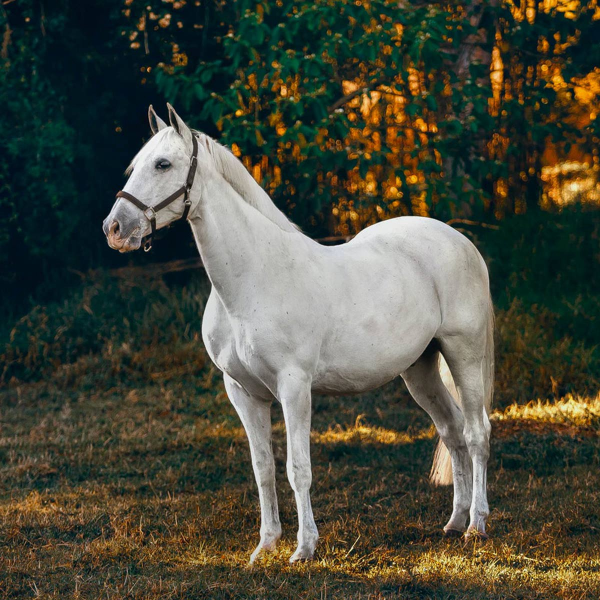
#> input picture trait_img/cheval.jpeg, 1200 x 1200 px, given in place of cheval.jpg, which was not available (shown at 1/2 size)
$ jupyter execute --allow-errors td.ipynb
#> lines starting #> are read from the running program, lines starting #| are printed output that depends on the picture; after the words box and inside, x2 and y2 are one past the last pixel; in counts of white or black regions, pixels touching at a corner belong together; pictures that were not available may be replaced by others from this repository, and a replacement may not be noted
[cell 1]
import numpy as np
import matplotlib.pyplot as sp
A = sp.imread("cheval.jpg")
#> A is the input picture: shape (1200, 1200, 3); mean R, G, B 72.6, 73.8, 59.9
B = A.copy()

[cell 2]
print("Exercice")
print("-----------Affichons la taille et le format-----------------------------")
print("la taille",np.product(A.shape))
#| la taille 4320000
print("le format", A.shape)
#| le format (1200, 1200, 3)
def getpixel(M,x,y):
    return tuple(M[x,y])
def putpixel(M,x,y,r,g,b):
    M[x,y,0] = r
    M[x,y,1] = g
    M[x,y,2] = b
print(getpixel(B,200,250))
#| (1, 21, 30)
putpixel(B,200,250,250,250,250)
#> in putpixel, `M[x,y,1] = g`: M: shape (1200, 1200, 3); mean R, G, B 72.6, 73.8, 59.9
#> in putpixel, `M[x,y,2] = b`: M: shape (1200, 1200, 3); mean R, G, B 72.6, 73.8, 59.9
#> (the rest of this cell did not finish here and is left out)

[cell 3]
import numpy as np
import matplotlib.pyplot as sp
def normaliser(A,vmax=255,vmin=0):
    return np.round((A-A.min())*((vmax-vmin)/(A.max()-A.min())) + vmin)
def egalisation(B,vmax=255,vmin=0):
    x,n=np.unique(B, return_counts=True)
    N = np.cumsum(n)
    B = (((vmax-vmin)/B.size)*np.interp(B, x, N)) + vmin
    return B
# [40 lines left out: functions functEgalisation, poolingmoyens, functPooling, not called in this run]

[cell 4]
#exercice 4
def mirroir(img):
    return np.concatenate(img,np.fliplr(img)) # our img[:,::-1:,:]

[cell 5]
cheval = sp.imread('cheval.jpg')
# [29 lines left out: functions rotation, rotations, cadre_noir_interieur, not called in this run]
def cadre_noir_exterieur(image, ep):
    img = np.zeros((image.shape[0]+2*ep,image.shape[1]+2*ep,image.shape[2]))
    img[:,:,:]
    x = img.shape[0]-ep
    y = img.shape[1]-ep
    img[ep:x,ep:y,:] = egalisation(image,1,0)
    return  img
print(cheval.shape)
#| (1200, 1200, 3)
sp.imshow(cadre_noir_exterieur(cheval,50))
#> in egalisation, `x,n=np.unique(B, return_counts=True)`: x = 256 values from 0 to 255; n = 256 values, max 158673 at index 0, min 89 at index 254, mean 16875
#> in egalisation, `N = np.cumsum(n)`: N = 256 values from 158673 to 4320000
#> in egalisation, `B = (((vmax-vmin)/B.size)*np.interp(B, x, N)) + vmin`:
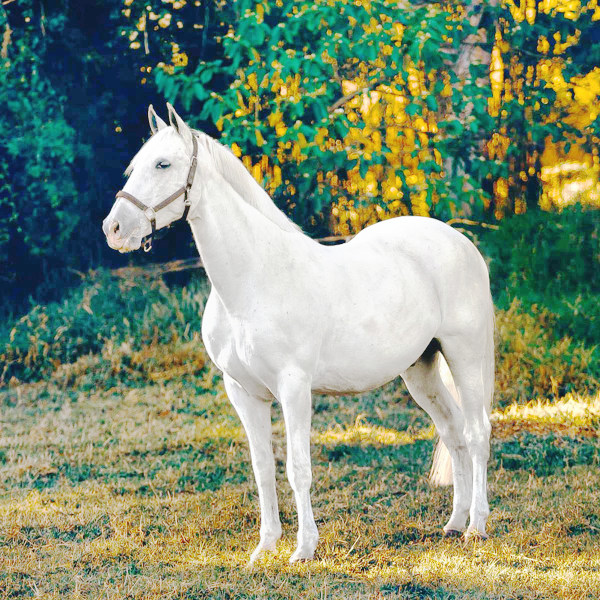
#> B: shape (1200, 1200, 3) float64 (shown at 1/2 size); mean R, G, B 0.499, 0.56, 0.455
#> in cadre_noir_exterieur, `img[ep:x,ep:y,:] = egalisation(image,1,0)`:
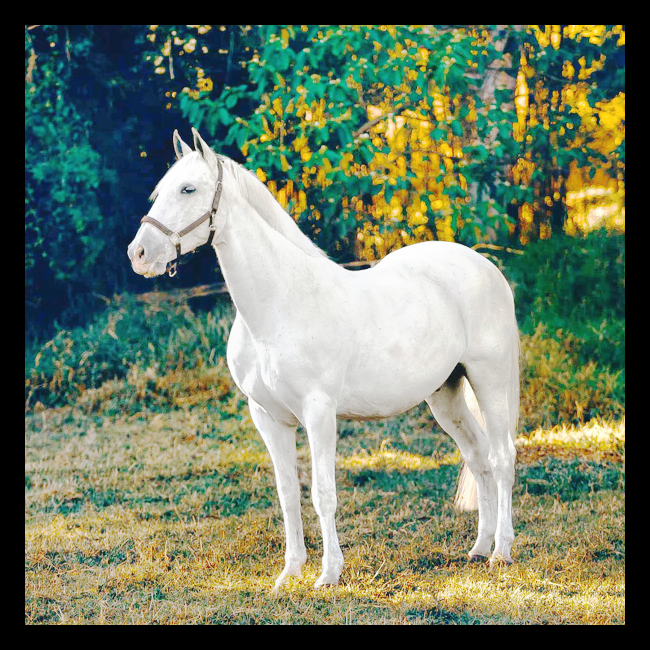
#> img: shape (1300, 1300, 3) float64 (shown at 1/2 size); mean R, G, B 0.425, 0.477, 0.388

[cell 6]
# [4 lines left out: function couche, not called in this run]
#> (the rest of this cell did not finish here and is left out)

#> (a cell that did not finish here is left out)

#> (a cell that did not finish here is left out)

#> (a cell that did not finish here is left out)

[cell 10]
N = np.zeros((200,400))
#> N: shape (200, 400) float64; every value is 0
N[:,200:]=1
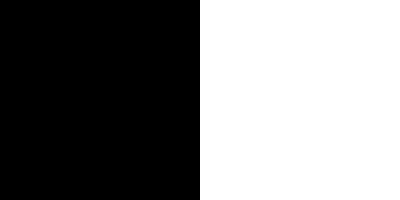
#> N: shape (200, 400) float64; values 0 (black) and 1 (white), 50% white; 1 white region, box (x1, y1, x2, y2) and area: (200, 0, 400, 200) 40000
sp.figure(figsize=(8,8))
def vertical(A):
    B = np.zeros((A.shape[0],A.shape[1]))
    for j in range(1, A.shape[1]-1):
        B[1:A.shape[0]-2,j] = A[1:A.shape[0]-2, j] - A[1:A.shape[0]-2,j-1]
    return B
H= np.zeros((20,40))
H[10:,:]=1

def horizontal(A):
    B = np.zeros((A.shape[0],A.shape[1]))
    for j in range(1, A.shape[0]-1):
        B[j,1:A.shape[1]-1] = A[j,1:A.shape[1]-1] - A[j-1,1:A.shape[1]-1]
    return B
def contourNaive(A):
    return np.sqrt(horizontal(A)**2 + vertical(A)**2)
sp.imshow(contourNaive(H),cmap='gray')
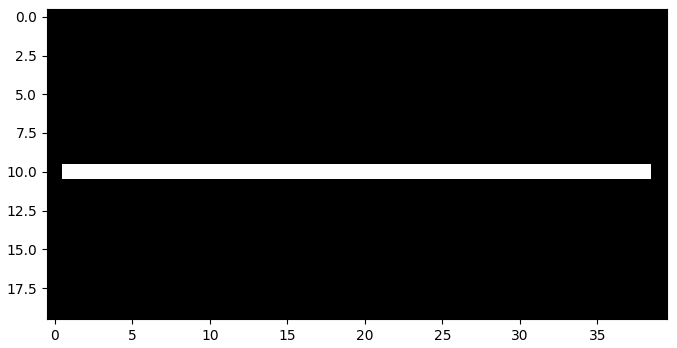
#> figure drawn by matplotlib, 1 panel

[cell 11]
C = np.zeros((20,40))
C[10:,0:20] = 1
C[0:11:4,20::4] = 1
#sp.imshow(C,cmap='gray')
sp.imshow(contourNaive(C),cmap='gray')
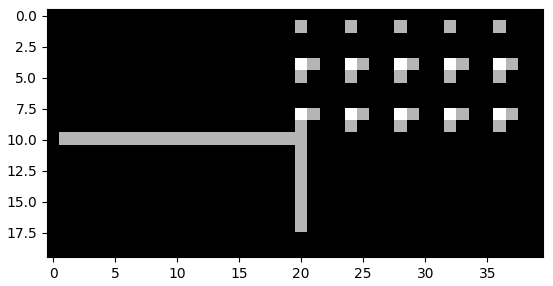
#> figure drawn by matplotlib, 1 panel
